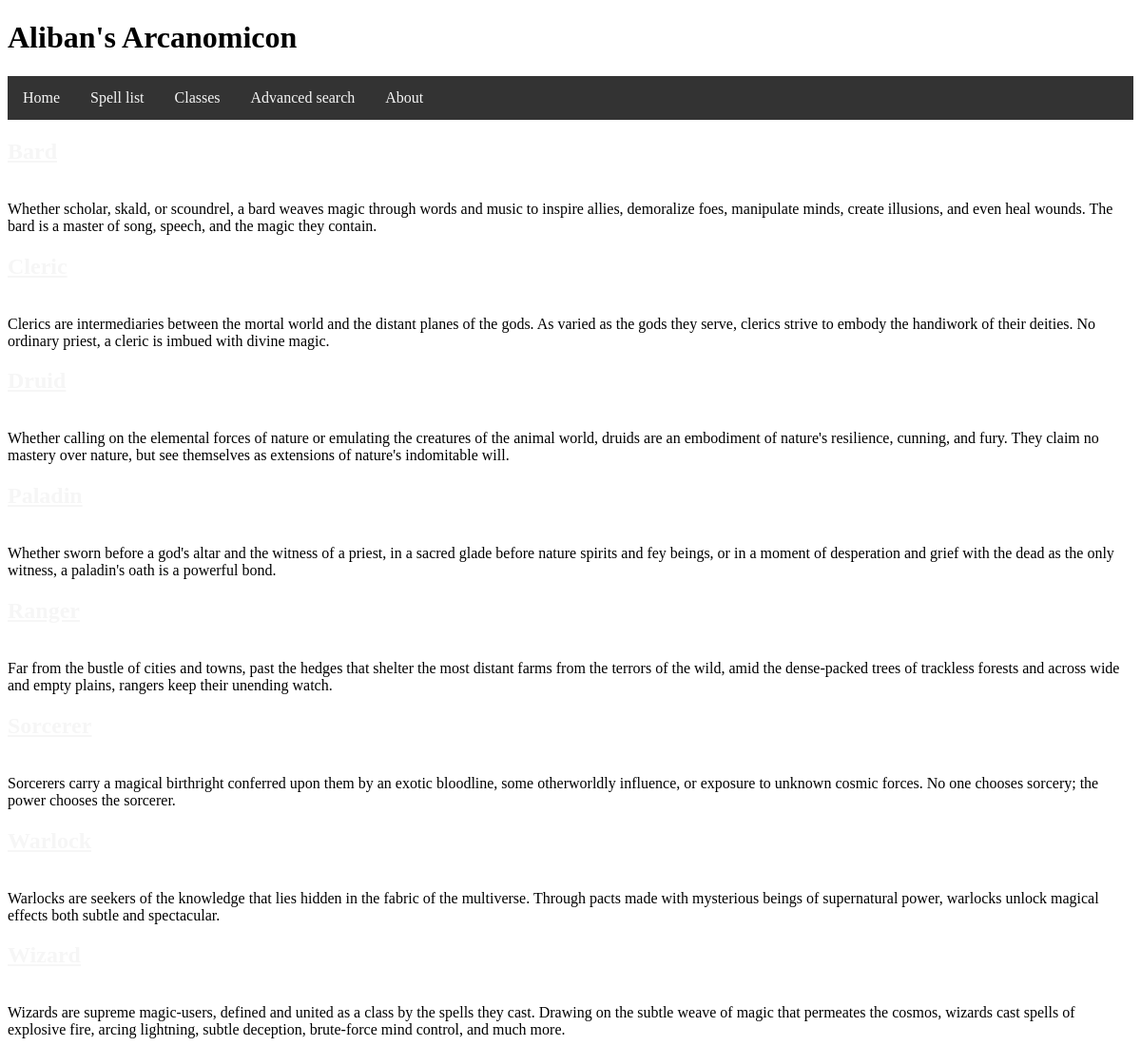
/class, run on the app's committed database.
### tables this page shows
CREATE TABLE caster (id INTEGER PRIMARY KEY AUTOINCREMENT, name STRING, description TEXT);

### script.py (the view)
@app.route('/class')
def classes():
    sql = "SELECT caster.id, caster.name, caster.description FROM caster"
    casters = db_func(sql, single=False)
    return render_template('all_classes.html', casters = casters)

### templates/all_classes.html
{% extends "layout.html" %}
{% block content %}
    {% for caster in casters %}
        <h2>
            <a href="/class/{{ caster[1]|lower }}">{{  caster[1]  }}</a></h2>
        <br>
        {{ caster[2] }}
    {% endfor %}
{% endblock content %}

### static/css/main.css (style rules this page uses)
a:link { color:#F6F6F6; }

### data on the page
caster: description "Whether scholar, skald, or scoundrel, a bard weaves magic through words and music to inspire allies, demoralize foes, manipulate minds, create illusions, and even heal wounds. The bard is a master of song, speech, and the magic they contain."
caster: description "Clerics are intermediaries between the mortal world and the distant planes of the gods. As varied as the gods they serve, clerics strive to embody the handiwork of their deities. No ordinary priest, a cleric is imbued with divine magic."
caster: description "Whether calling on the elemental forces of nature or emulating the creatures of the animal world, druids are an embodiment of nature's resilience, cunning, and fury. They claim no mastery over nature, but see themselves as extensions of nature's indomitable will."
caster: description "Whether sworn before a god's altar and the witness of a priest, in a sacred glade before nature spirits and fey beings, or in a moment of desperation and grief with the dead as the only witness, a paladin's oath is a powerful bond."
caster: description "Far from the bustle of cities and towns, past the hedges that shelter the most distant farms from the terrors of the wild, amid the dense-packed trees of trackless forests and across wide and empty plains, rangers keep their unending watch."
caster: description "Sorcerers carry a magical birthright conferred upon them by an exotic bloodline, some otherworldly influence, or exposure to unknown cosmic forces. No one chooses sorcery; the power chooses the sorcerer."
caster: description "Warlocks are seekers of the knowledge that lies hidden in the fabric of the multiverse. Through pacts made with mysterious beings of supernatural power, warlocks unlock magical effects both subtle and spectacular."
caster: description "Wizards are supreme magic-users, defined and united as a class by the spells they cast. Drawing on the subtle weave of magic that permeates the cosmos, wizards cast spells of explosive fire, arcing lightning, subtle deception, brute-force mind control, and much more."
